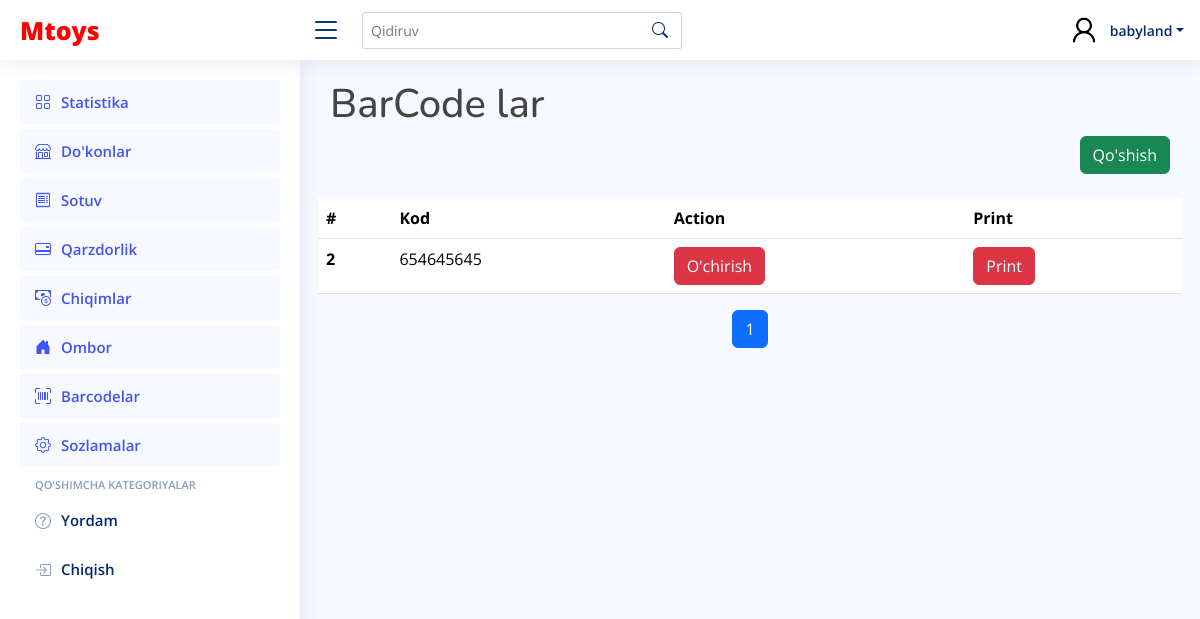
Page /barcodes/ (signed in) on the earlier database version.
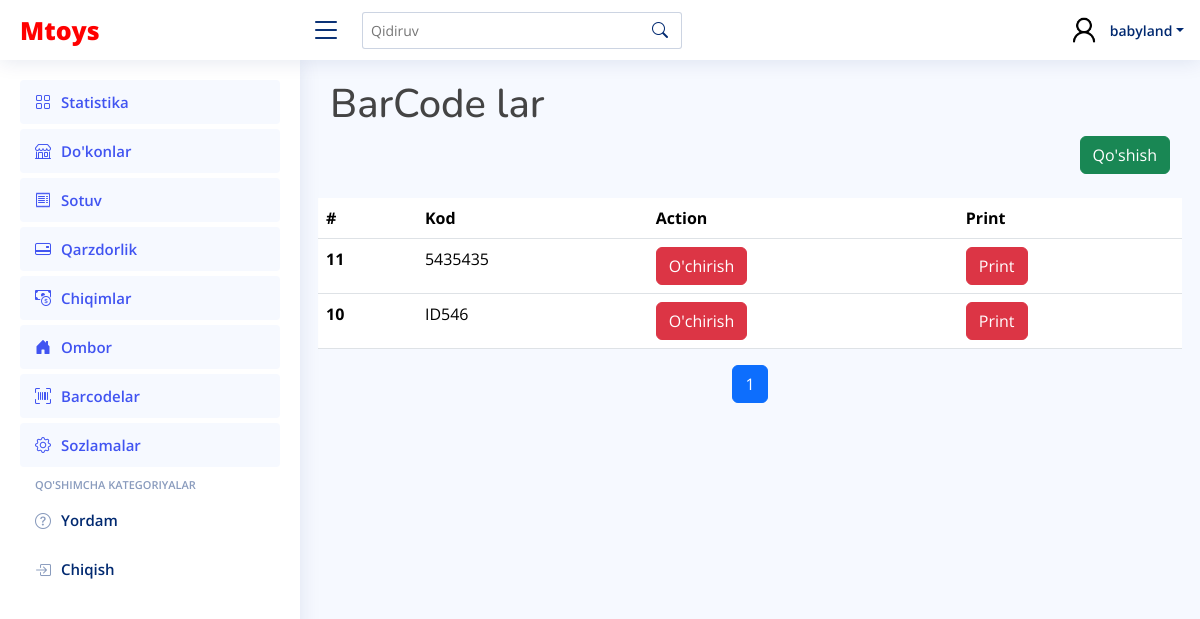
Same page on the later database version.
### main_app/models.py (models this page shows, shortened)
class Barcodes(models.Model):
    number = models.CharField(max_length=250)
    barcode_image = models.ImageField(upload_to='barcodes/', blank=True, null=True)

### main_app/views.py (the view, shortened to what this page needs)
# urls.py: path("barcodes/", Barcode.as_view(), name="barcode"),
@method_decorator(login_required, name='dispatch')
class Barcode(ListView):
    template_name = "qr_codes.html"
    model = Barcodes
    context_object_name = 'codes'
    paginate_by = 10
    def get_context_data(self, **kwargs):
        context = {}
        objs = []
        if "search" in self.request.GET:
            for i in Barcodes.objects.filter(number__icontains = self.request.GET.get("query")).order_by("-id"):
                pro = {
                    "id": i.id,
                    "number" : i.number
                }
                objs.append(pro) if pro["id"] not in {j["id"] for j in objs} else None
        else:
            for i in Barcodes.objects.all().order_by("-id"):
                pro = {
                    "id": i.id,
                    "number" : i.number
                }
                objs.append(pro) if pro["id"] not in {j["id"] for j in objs} else None
        products = objs
        paginator_products = Paginator(products, self.paginate_by)
        page_number_products = self.request.GET.get('page_products')
        page_obj_products = paginator_products.get_page(page_number_products)
        context["page_obj_products"] = page_obj_products
        return context

### templates/qr_codes.html (shortened to what this page needs)
{% extends 'wrapper.html' %}
{% load humanize %}
{% block content %}
<h1>BarCode lar</h1>
  <div class="d-flex justify-content-end align-items-center">
    <div>
      <form method="POST">
        <button type="button" class="btn btn-success" id="startScanButton">Qo'shish</button>
      </form>
    </div>
  </div>
    <div class="row mt-4" style="overflow-x: auto;">
      {% if page_obj_products %}
            <table class="table" >
              <thead>
                <tr>
                  <th scope="col">#</th>
                  <th scope="col">Kod</th>
                  <th scope="col">Action</th>
                  <th scope="col">Print</th>
                </tr>
              </thead>
              <tbody>
                {% for i in page_obj_products %}
                <tr>
                  <th scope="row">{{ i.id }}</th>
                  <td>{{ i.number }}</td>
                  <td><button class="btn btn-danger" data-bs-toggle="modal" data-bs-target="#deleteModel{{ i.id }}">O'chirish</button></td>
                  <td><button class="btn btn-danger" data-bs-toggle="modal" data-bs-target="#printModal{{ i.id }}">Print</button></td>
                </tr>
                {% endfor %}
              </tbody>
            </table>
            {% else %}
              <div style="color: gray;font-size:20px;text-align:center">
                Ma'lumot mavjud emas!!!
              </div>
            {% endif %}
            <nav aria-label="Page navigation">
              <ul class="pagination justify-content-center">
                {% for num in page_obj_products.paginator.page_range %}
                  {% if page_obj_products.number == num %}
                    <li class="page-item active"><a class="page-link" href="?page_products={{ num }}">{{ num }}</a></li>
                  {% else %}
                    <li class="page-item"><a class="page-link" href="?page_products={{ num }}">{{ num }}</a></li>
                  {% endif %}
                {% endfor %}
              </ul>
            </nav>
    </div>
{% endblock content %}

Differences in the rows shown:
removed Barcodes: number "654645645"
added Barcodes: number "5435435"
added Barcodes: number "ID546"
Other differences:
new list line: "11 O'chirish Print"
new list line: "10 O'chirish Print"
list line gone: "2 O'chirish Print"
